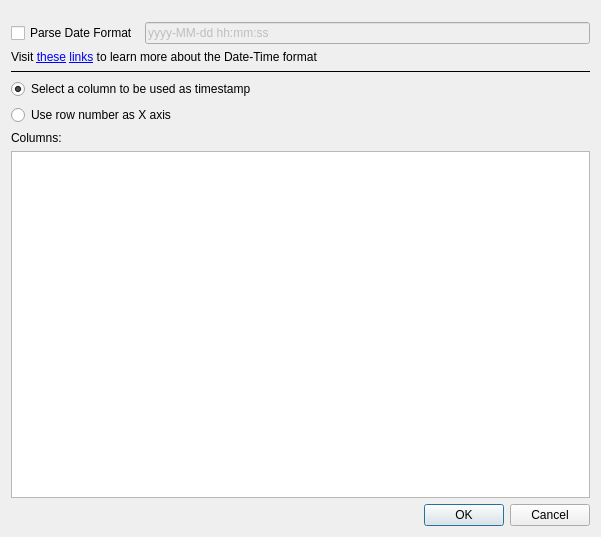
<?xml version="1.0" encoding="UTF-8"?>
<ui version="4.0">
 <class>DialogParquet</class>
 <widget class="QDialog" name="DialogParquet">
  <property name="geometry">
   <rect>
    <x>0</x>
    <y>0</y>
    <width>601</width>
    <height>537</height>
   </rect>
  </property>
  <property name="minimumSize">
   <size>
    <width>600</width>
    <height>0</height>
   </size>
  </property>
  <property name="windowTitle">
   <string>Parquet Loader</string>
  </property>
  <layout class="QVBoxLayout" name="verticalLayout">
   <item>
    <layout class="QVBoxLayout" name="verticalLayout_2">
     <item>
      <layout class="QHBoxLayout" name="horizontalLayout_2">
       <property name="topMargin">
        <number>11</number>
       </property>
       <item>
        <widget class="QCheckBox" name="checkBoxDateFormat">
         <property name="text">
          <string>Parse Date Format</string>
         </property>
        </widget>
       </item>
       <item>
        <widget class="QLineEdit" name="lineEditDateFormat">
         <property name="enabled">
          <bool>false</bool>
         </property>
         <property name="text">
          <string>yyyy-MM-dd hh:mm:ss</string>
         </property>
         <property name="placeholderText">
          <string>yyyy-MM-dd hh:mm:ss</string>
         </property>
        </widget>
       </item>
      </layout>
     </item>
     <item>
      <widget class="QLabel" name="label_4">
       <property name="text">
        <string>&lt;html&gt;&lt;head/&gt;&lt;body&gt;&lt;p&gt;Visit &lt;a href=&quot;https://doc.qt.io/qt-5/qtime.html#toString&quot;&gt;&lt;span style=&quot; text-decoration: underline; color:#0000ff;&quot;&gt;these&lt;/span&gt;&lt;/a&gt; &lt;a href=&quot;https://doc.qt.io/qt-5/qdate.html#fromString-2&quot;&gt;&lt;span style=&quot; text-decoration: underline; color:#0000ff;&quot;&gt;links&lt;/span&gt;&lt;/a&gt; to learn more about the Date-Time format&lt;/p&gt;&lt;/body&gt;&lt;/html&gt;</string>
       </property>
      </widget>
     </item>
     <item>
      <widget class="Line" name="line">
       <property name="frameShadow">
        <enum>QFrame::Plain</enum>
       </property>
       <property name="orientation">
        <enum>Qt::Horizontal</enum>
       </property>
      </widget>
     </item>
     <item>
      <widget class="QRadioButton" name="radioButtonSelect">
       <property name="text">
        <string>Select a column to be used as timestamp</string>
       </property>
       <property name="checked">
        <bool>true</bool>
       </property>
      </widget>
     </item>
     <item>
      <widget class="QRadioButton" name="radioButtonIndex">
       <property name="text">
        <string>Use row number as X axis</string>
       </property>
      </widget>
     </item>
     <item>
      <widget class="QLabel" name="label_3">
       <property name="text">
        <string>Columns:</string>
       </property>
      </widget>
     </item>
     <item>
      <widget class="QListWidget" name="listWidgetSeries"/>
     </item>
    </layout>
   </item>
   <item>
    <widget class="QDialogButtonBox" name="buttonBox">
     <property name="orientation">
      <enum>Qt::Horizontal</enum>
     </property>
     <property name="standardButtons">
      <set>QDialogButtonBox::Cancel|QDialogButtonBox::Ok</set>
     </property>
    </widget>
   </item>
  </layout>
 </widget>
 <resources/>
 <connections>
  <connection>
   <sender>buttonBox</sender>
   <signal>accepted()</signal>
   <receiver>DialogParquet</receiver>
   <slot>accept()</slot>
   <hints>
    <hint type="sourcelabel">
     <x>248</x>
     <y>254</y>
    </hint>
    <hint type="destinationlabel">
     <x>157</x>
     <y>274</y>
    </hint>
   </hints>
  </connection>
  <connection>
   <sender>buttonBox</sender>
   <signal>rejected()</signal>
   <receiver>DialogParquet</receiver>
   <slot>reject()</slot>
   <hints>
    <hint type="sourcelabel">
     <x>316</x>
     <y>260</y>
    </hint>
    <hint type="destinationlabel">
     <x>286</x>
     <y>274</y>
    </hint>
   </hints>
  </connection>
 </connections>
</ui>
